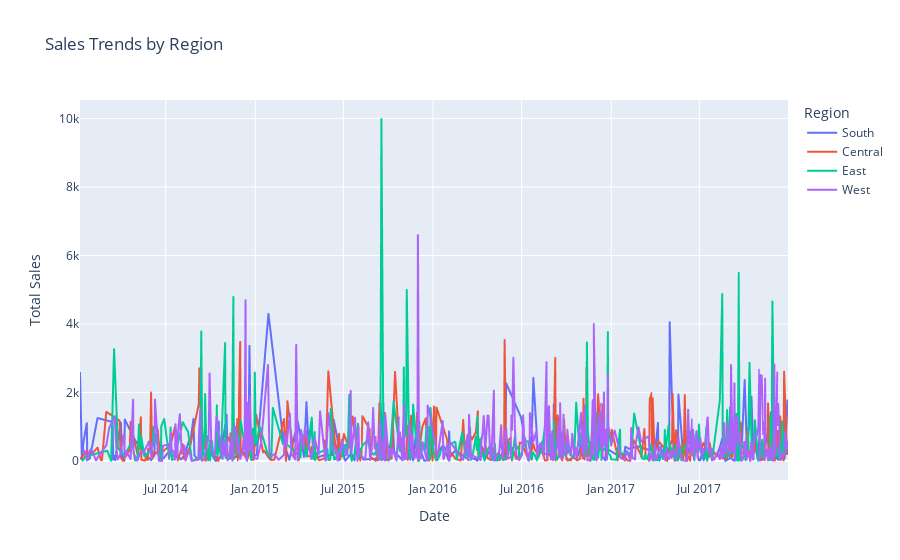

This figure's notebook cell:
### Markdown cell above
(c) Regional Trends
- Visualization: Faceted line plots of sales per region.
- Purpose: Identify if regional trends exist.
- Action: If all regions behave similarly, no need for regional separation.

### Code cell
def plot_region_sales_trend(df, date_col, sales_col, region_col):
    """Plots sales trends for each region over time using Plotly, highlighting NaN values."""
    df[date_col] = pd.to_datetime(df[date_col])
    region_trend = df.groupby([date_col, region_col])[sales_col].sum().reset_index()
    
    fig = px.line(region_trend, x=date_col, y=sales_col, color=region_col, title='Sales Trends by Region')
    fig.update_xaxes(title_text='Date')
    fig.update_yaxes(title_text='Total Sales')
    
    fig.show()

plot_region_sales_trend(df, 'Order Date', 'Sales', 'Region')

### Figure 1 — Plotly figure (JSON) as saved in the notebook; plotly's stock layout.template omitted (floating-point values rounded to 4 significant figures; data arrays with more than 128 entries replaced by an {"elided": "..."} marker saying what was removed)
{"data": [{"hovertemplate": "Region=South<br>Order Date=%{x}<br>Sales=%{y}<extra></extra>", "legendgroup": "South", "line": {"color": "#636efa", "dash": "solid"}, "marker": {"symbol": "circle"}, "mode": "lines", "name": "South", "showlegend": true, "type": "scattergl", "x": {"elided": "247 str values"}, "xaxis": "x", "y": {"elided": "247 float values"}, "yaxis": "y"}, {"hovertemplate": "Region=Central<br>Order Date=%{x}<br>Sales=%{y}<extra></extra>", "legendgroup": "Central", "line": {"color": "#EF553B", "dash": "solid"}, "marker": {"symbol": "circle"}, "mode": "lines", "name": "Central", "showlegend": true, "type": "scattergl", "x": {"elided": "332 str values"}, "xaxis": "x", "y": {"elided": "332 float values"}, "yaxis": "y"}, {"hovertemplate": "Region=East<br>Order Date=%{x}<br>Sales=%{y}<extra></extra>", "legendgroup": "East", "line": {"color": "#00cc96", "dash": "solid"}, "marker": {"symbol": "circle"}, "mode": "lines", "name": "East", "showlegend": true, "type": "scattergl", "x": {"elided": "380 str values"}, "xaxis": "x", "y": {"elided": "380 float values"}, "yaxis": "y"}, {"hovertemplate": "Region=West<br>Order Date=%{x}<br>Sales=%{y}<extra></extra>", "legendgroup": "West", "line": {"color": "#ab63fa", "dash": "solid"}, "marker": {"symbol": "circle"}, "mode": "lines", "name": "West", "showlegend": true, "type": "scattergl", "x": {"elided": "459 str values"}, "xaxis": "x", "y": {"elided": "459 float values"}, "yaxis": "y"}], "layout": {"legend": {"title": {"text": "Region"}, "tracegroupgap": 0}, "title": {"text": "Sales Trends by Region"}, "xaxis": {"anchor": "y", "domain": [0, 1], "title": {"text": "Date"}}, "yaxis": {"anchor": "x", "domain": [0, 1], "title": {"text": "Total Sales"}}}}
